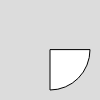
Frame 1 (no input)
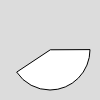
Frame 60 (no input)
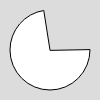
Frame 120 (the mouse pressed at the canvas centre since frame 60)

The p5.js sketch that drew these frames (run headless with seeded random() and noise() and a simulated clock; from frame 60 on, the mouse is pressed at the canvas centre):

// p5.js sketch
// ── sketch.js
function setup() {
  createCanvas(100, 100);
  angleMode(DEGREES);
}

var d = 90;
var speed = 1;

function draw() {
  background(220);
  arc(50, 50, 80, 80, 0, d, PIE);

  d = d+(sin(frameCount*1)*2);


}
